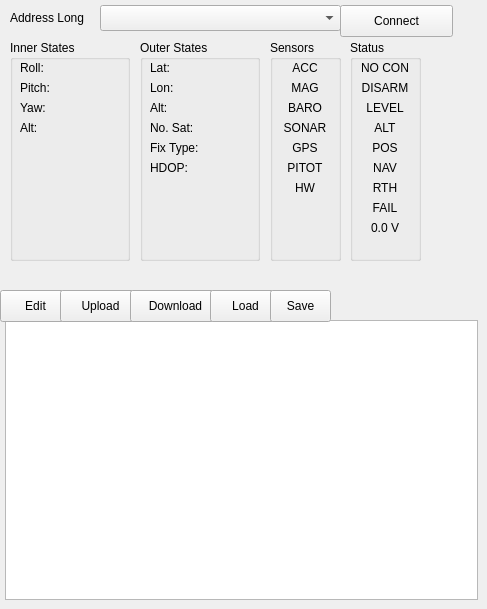
    <widget class="QWidget" name="quad1Tab">
     <attribute name="title">
      <string>Quad 1</string>
     </attribute>
     <widget class="QComboBox" name="quad1AddressComboBox">
      <property name="geometry">
       <rect>
        <x>100</x>
        <y>5</y>
        <width>241</width>
        <height>26</height>
       </rect>
      </property>
     </widget>
     <widget class="QLabel" name="quad1AddrLabel">
      <property name="geometry">
       <rect>
        <x>10</x>
        <y>10</y>
        <width>91</width>
        <height>16</height>
       </rect>
      </property>
      <property name="text">
       <string>Address Long</string>
      </property>
     </widget>
     <widget class="QPushButton" name="quad1ConnectButton">
      <property name="geometry">
       <rect>
        <x>340</x>
        <y>5</y>
        <width>113</width>
        <height>32</height>
       </rect>
      </property>
      <property name="text">
       <string>Connect</string>
      </property>
     </widget>
     <widget class="QGroupBox" name="quad1ISGroupBox">
      <property name="geometry">
       <rect>
        <x>10</x>
        <y>40</y>
        <width>120</width>
        <height>221</height>
       </rect>
      </property>
      <property name="title">
       <string>Inner States</string>
      </property>
      <widget class="QLabel" name="quad1Roll">
       <property name="geometry">
        <rect>
         <x>10</x>
         <y>20</y>
         <width>100</width>
         <height>16</height>
        </rect>
       </property>
       <property name="text">
        <string>Roll:</string>
       </property>
       <property name="alignment">
        <set>Qt::AlignLeading|Qt::AlignLeft|Qt::AlignVCenter</set>
       </property>
      </widget>
      <widget class="QLabel" name="quad1Pitch">
       <property name="geometry">
        <rect>
         <x>10</x>
         <y>40</y>
         <width>100</width>
         <height>16</height>
        </rect>
       </property>
       <property name="text">
        <string>Pitch:</string>
       </property>
       <property name="alignment">
        <set>Qt::AlignLeading|Qt::AlignLeft|Qt::AlignVCenter</set>
       </property>
      </widget>
      <widget class="QLabel" name="quad1Yaw">
       <property name="geometry">
        <rect>
         <x>10</x>
         <y>60</y>
         <width>100</width>
         <height>16</height>
        </rect>
       </property>
       <property name="text">
        <string>Yaw:</string>
       </property>
       <property name="alignment">
        <set>Qt::AlignLeading|Qt::AlignLeft|Qt::AlignVCenter</set>
       </property>
      </widget>
      <widget class="QLabel" name="quad1SensorAlt">
       <property name="geometry">
        <rect>
         <x>10</x>
         <y>80</y>
         <width>100</width>
         <height>16</height>
        </rect>
       </property>
       <property name="text">
        <string>Alt:</string>
       </property>
       <property name="alignment">
        <set>Qt::AlignLeading|Qt::AlignLeft|Qt::AlignVCenter</set>
       </property>
      </widget>
     </widget>
     <widget class="QGroupBox" name="quad1OSGroupBox">
      <property name="geometry">
       <rect>
        <x>140</x>
        <y>40</y>
        <width>120</width>
        <height>221</height>
       </rect>
      </property>
      <property name="title">
       <string>Outer States</string>
      </property>
      <widget class="QLabel" name="quad1Lat">
       <property name="geometry">
        <rect>
         <x>10</x>
         <y>20</y>
         <width>100</width>
         <height>16</height>
        </rect>
       </property>
       <property name="text">
        <string>Lat:</string>
       </property>
       <property name="alignment">
        <set>Qt::AlignLeading|Qt::AlignLeft|Qt::AlignVCenter</set>
       </property>
      </widget>
      <widget class="QLabel" name="quad1Lon">
       <property name="geometry">
        <rect>
         <x>10</x>
         <y>40</y>
         <width>100</width>
         <height>16</height>
        </rect>
       </property>
       <property name="text">
        <string>Lon:</string>
       </property>
       <property name="alignment">
        <set>Qt::AlignLeading|Qt::AlignLeft|Qt::AlignVCenter</set>
       </property>
      </widget>
      <widget class="QLabel" name="quad1Alt">
       <property name="geometry">
        <rect>
         <x>10</x>
         <y>60</y>
         <width>100</width>
         <height>16</height>
        </rect>
       </property>
       <property name="text">
        <string>Alt:</string>
       </property>
       <property name="alignment">
        <set>Qt::AlignLeading|Qt::AlignLeft|Qt::AlignVCenter</set>
       </property>
      </widget>
      <widget class="QLabel" name="quad1SatNum">
       <property name="geometry">
        <rect>
         <x>10</x>
         <y>80</y>
         <width>100</width>
         <height>16</height>
        </rect>
       </property>
       <property name="text">
        <string>No. Sat:</string>
       </property>
       <property name="alignment">
        <set>Qt::AlignLeading|Qt::AlignLeft|Qt::AlignVCenter</set>
       </property>
      </widget>
      <widget class="QLabel" name="quad1FixType">
       <property name="geometry">
        <rect>
         <x>10</x>
         <y>100</y>
         <width>100</width>
         <height>16</height>
        </rect>
       </property>
       <property name="text">
        <string>Fix Type:</string>
       </property>
       <property name="alignment">
        <set>Qt::AlignLeading|Qt::AlignLeft|Qt::AlignVCenter</set>
       </property>
      </widget>
      <widget class="QLabel" name="quad1HDOP">
       <property name="geometry">
        <rect>
         <x>10</x>
         <y>120</y>
         <width>100</width>
         <height>16</height>
        </rect>
       </property>
       <property name="text">
        <string>HDOP:</string>
       </property>
       <property name="alignment">
        <set>Qt::AlignLeading|Qt::AlignLeft|Qt::AlignVCenter</set>
       </property>
      </widget>
     </widget>
     <widget class="QGroupBox" name="quad1SensorGroupBox">
      <property name="geometry">
       <rect>
        <x>270</x>
        <y>40</y>
        <width>71</width>
        <height>221</height>
       </rect>
      </property>
      <property name="title">
       <string>Sensors</string>
      </property>
      <widget class="QLabel" name="quad1ACC">
       <property name="geometry">
        <rect>
         <x>10</x>
         <y>20</y>
         <width>50</width>
         <height>16</height>
        </rect>
       </property>
       <property name="text">
        <string>ACC</string>
       </property>
       <property name="alignment">
        <set>Qt::AlignCenter</set>
       </property>
      </widget>
      <widget class="QLabel" name="quad1MAG">
       <property name="geometry">
        <rect>
         <x>10</x>
         <y>40</y>
         <width>50</width>
         <height>16</height>
        </rect>
       </property>
       <property name="text">
        <string>MAG</string>
       </property>
       <property name="alignment">
        <set>Qt::AlignCenter</set>
       </property>
      </widget>
      <widget class="QLabel" name="quad1BARO">
       <property name="geometry">
        <rect>
         <x>10</x>
         <y>60</y>
         <width>50</width>
         <height>16</height>
        </rect>
       </property>
       <property name="text">
        <string>BARO</string>
       </property>
       <property name="alignment">
        <set>Qt::AlignCenter</set>
       </property>
      </widget>
      <widget class="QLabel" name="quad1SONAR">
       <property name="geometry">
        <rect>
         <x>10</x>
         <y>80</y>
         <width>50</width>
         <height>16</height>
        </rect>
       </property>
       <property name="text">
        <string>SONAR</string>
       </property>
       <property name="alignment">
        <set>Qt::AlignCenter</set>
       </property>
      </widget>
      <widget class="QLabel" name="quad1GPS">
       <property name="geometry">
        <rect>
         <x>10</x>
         <y>100</y>
         <width>50</width>
         <height>16</height>
        </rect>
       </property>
       <property name="text">
        <string>GPS</string>
       </property>
       <property name="alignment">
        <set>Qt::AlignCenter</set>
       </property>
      </widget>
      <widget class="QLabel" name="quad1PITOT">
       <property name="geometry">
        <rect>
         <x>10</x>
         <y>120</y>
         <width>50</width>
         <height>16</height>
        </rect>
       </property>
       <property name="text">
        <string>PITOT</string>
       </property>
       <property name="alignment">
        <set>Qt::AlignCenter</set>
       </property>
      </widget>
      <widget class="QLabel" name="quad1HW">
       <property name="geometry">
        <rect>
         <x>10</x>
         <y>140</y>
         <width>50</width>
         <height>16</height>
        </rect>
       </property>
       <property name="text">
        <string>HW</string>
       </property>
       <property name="alignment">
        <set>Qt::AlignCenter</set>
       </property>
      </widget>
     </widget>
     <widget class="QGroupBox" name="quad1StatusGroupBox">
      <property name="geometry">
       <rect>
        <x>350</x>
        <y>40</y>
        <width>71</width>
        <height>221</height>
       </rect>
      </property>
      <property name="title">
       <string>Status</string>
      </property>
      <widget class="QLabel" name="quad1ConnectionStatus">
       <property name="geometry">
        <rect>
         <x>10</x>
         <y>20</y>
         <width>50</width>
         <height>16</height>
        </rect>
       </property>
       <property name="text">
        <string>NO CON</string>
       </property>
       <property name="alignment">
        <set>Qt::AlignCenter</set>
       </property>
      </widget>
      <widget class="QLabel" name="quad1ARMMode">
       <property name="geometry">
        <rect>
         <x>10</x>
         <y>40</y>
         <width>50</width>
         <height>16</height>
        </rect>
       </property>
       <property name="text">
        <string>DISARM</string>
       </property>
       <property name="alignment">
        <set>Qt::AlignCenter</set>
       </property>
      </widget>
      <widget class="QLabel" name="quad1LEVELMode">
       <property name="geometry">
        <rect>
         <x>10</x>
         <y>60</y>
         <width>50</width>
         <height>16</height>
        </rect>
       </property>
       <property name="text">
        <string>LEVEL</string>
       </property>
       <property name="alignment">
        <set>Qt::AlignCenter</set>
       </property>
      </widget>
      <widget class="QLabel" name="quad1ALTMode">
       <property name="geometry">
        <rect>
         <x>10</x>
         <y>80</y>
         <width>50</width>
         <height>16</height>
        </rect>
       </property>
       <property name="text">
        <string>ALT</string>
       </property>
       <property name="alignment">
        <set>Qt::AlignCenter</set>
       </property>
      </widget>
      <widget class="QLabel" name="quad1POSMode">
       <property name="geometry">
        <rect>
         <x>10</x>
         <y>100</y>
         <width>50</width>
         <height>16</height>
        </rect>
       </property>
       <property name="text">
        <string>POS</string>
       </property>
       <property name="alignment">
        <set>Qt::AlignCenter</set>
       </property>
      </widget>
      <widget class="QLabel" name="quad1NAVMode">
       <property name="geometry">
        <rect>
         <x>10</x>
         <y>120</y>
         <width>50</width>
         <height>16</height>
        </rect>
       </property>
       <property name="text">
        <string>NAV</string>
       </property>
       <property name="alignment">
        <set>Qt::AlignCenter</set>
       </property>
      </widget>
      <widget class="QLabel" name="quad1RTHMode">
       <property name="geometry">
        <rect>
         <x>10</x>
         <y>140</y>
         <width>50</width>
         <height>16</height>
        </rect>
       </property>
       <property name="text">
        <string>RTH</string>
       </property>
       <property name="alignment">
        <set>Qt::AlignCenter</set>
       </property>
      </widget>
      <widget class="QLabel" name="quad1FAILMode">
       <property name="geometry">
        <rect>
         <x>10</x>
         <y>160</y>
         <width>50</width>
         <height>16</height>
        </rect>
       </property>
       <property name="text">
        <string>FAIL</string>
       </property>
       <property name="alignment">
        <set>Qt::AlignCenter</set>
       </property>
      </widget>
      <widget class="QLabel" name="quad1Voltage">
       <property name="geometry">
        <rect>
         <x>10</x>
         <y>180</y>
         <width>50</width>
         <height>16</height>
        </rect>
       </property>
       <property name="text">
        <string>0.0 V</string>
       </property>
       <property name="alignment">
        <set>Qt::AlignCenter</set>
       </property>
      </widget>
     </widget>
     <widget class="QTableView" name="quad1TableView">
      <property name="geometry">
       <rect>
        <x>5</x>
        <y>320</y>
        <width>473</width>
        <height>280</height>
       </rect>
      </property>
      <attribute name="horizontalHeaderDefaultSectionSize">
       <number>80</number>
      </attribute>
      <attribute name="horizontalHeaderMinimumSectionSize">
       <number>10</number>
      </attribute>
      <attribute name="verticalHeaderDefaultSectionSize">
       <number>15</number>
      </attribute>
      <attribute name="verticalHeaderMinimumSectionSize">
       <number>15</number>
      </attribute>
     </widget>
     <widget class="QPushButton" name="quad1EditButton">
      <property name="geometry">
       <rect>
        <x>0</x>
        <y>290</y>
        <width>71</width>
        <height>32</height>
       </rect>
      </property>
      <property name="text">
       <string>Edit</string>
      </property>
     </widget>
     <widget class="QPushButton" name="quad1UploadButton">
      <property name="geometry">
       <rect>
        <x>60</x>
        <y>290</y>
        <width>81</width>
        <height>32</height>
       </rect>
      </property>
      <property name="text">
       <string>Upload</string>
      </property>
     </widget>
     <widget class="QPushButton" name="quad1DownloadButton">
      <property name="geometry">
       <rect>
        <x>130</x>
        <y>290</y>
        <width>91</width>
        <height>32</height>
       </rect>
      </property>
      <property name="text">
       <string>Download</string>
      </property>
     </widget>
     <widget class="QPushButton" name="quad1LoadButton">
      <property name="geometry">
       <rect>
        <x>210</x>
        <y>290</y>
        <width>71</width>
        <height>32</height>
       </rect>
      </property>
      <property name="text">
       <string>Load</string>
      </property>
     </widget>
     <widget class="QPushButton" name="quad1SaveButton">
      <property name="geometry">
       <rect>
        <x>270</x>
        <y>290</y>
        <width>61</width>
        <height>32</height>
       </rect>
      </property>
      <property name="text">
       <string>Save</string>
      </property>
     </widget>
    </widget>
